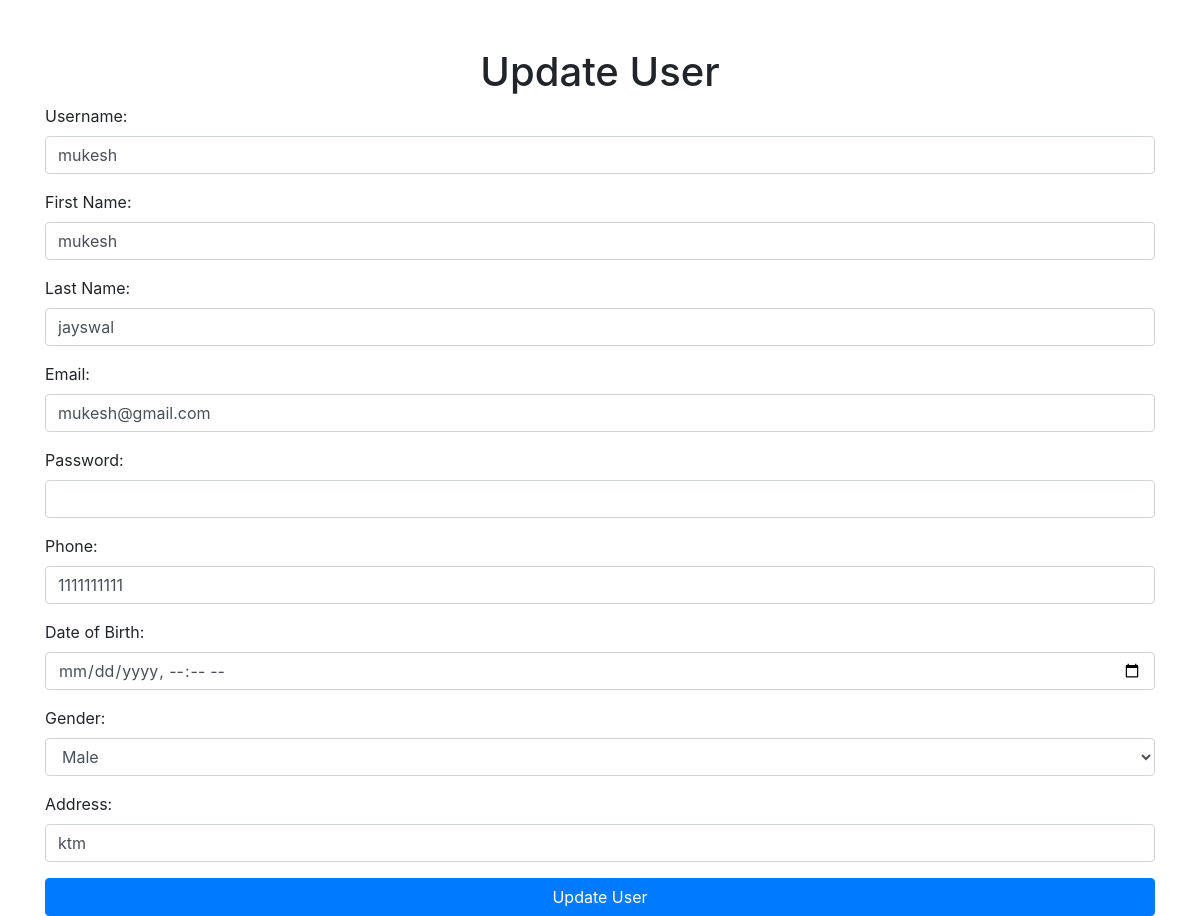
Page /user/update/1/ (signed in) on the committed database.
### artist_data/models.py (models this page shows, shortened)
class User(AbstractUser):
    username = models.CharField(max_length=255, null=True, blank=True)
    first_name = models.CharField(max_length=255)
    last_name = models.CharField(max_length=255)
    email = models.EmailField(null=True, blank=True, unique=True)
    password = models.CharField(max_length=500)
    phone = models.CharField(max_length=20)
    dob = models.DateTimeField(null=True, blank=True)
    gender = models.CharField(max_length=1, choices=GENDER_CHOICES, default='m')
    address = models.CharField(max_length=255)
    created_at = models.DateTimeField(default=datetime.now)
    update_at = models.DateTimeField(default=datetime.now)
    USERNAME_FIELD = 'email'
    REQUIRED_FIELDS = []
    objects = CustomUserManager()

### artist_data/views.py (the view)
# urls.py: path('user/update/<int:user_id>/', update_user, name='update_user'),
@login_required
def update_user(request, user_id):
    user = get_object_or_404(User, id=user_id)
    if request.method == 'POST':
        data = request.POST
        query = "UPDATE artist_data_user SET  username=%s,first_name = %s, last_name = %s, email = %s, password = %s, phone = %s, dob = %s, gender = %s, address = %s WHERE id = %s"
        params = (data['username'],data['first_name'], data['last_name'], data['email'], data['password'], data['phone'], data['dob'], data['gender'], data['address'], user_id)
        execute_query(query, params)
        return redirect('all_users')
    else:
        return render(request, 'artist_data/user/update_user.html', {'user': user})

### artist_data/templates/artist_data/user/update_user.html (shortened to what this page needs)
<!DOCTYPE html>
<html>
<head>
    <link rel="stylesheet" href="https://maxcdn.bootstrapcdn.com/bootstrap/4.5.2/css/bootstrap.min.css">
</head>
<body>
    <div class="container mt-5">
        <h1 class="text-center">Update User</h1>
        <form method="post">
            <div class="form-group">
                <label for="username">Username:</label>
                <input type="text" name="username" value="{{ user.username }}" class="form-control" required>
            </div>
            <div class="form-group">
                <label for="first_name">First Name:</label>
                <input type="text" name="first_name" value="{{ user.first_name }}" class="form-control" required>
            </div>
            <div class="form-group">
                <label for="last_name">Last Name:</label>
                <input type="text" name="last_name" value="{{ user.last_name }}" class="form-control" required>
            </div>
            <div class="form-group">
                <label for="email">Email:</label>
                <input type="email" name="email" value="{{ user.email }}" class="form-control" required>
            </div>
            <div class="form-group">
                <label for="password">Password:</label>
                <input type="password" name="password" class="form-control" required>
            </div>
            <div class="form-group">
                <label for="phone">Phone:</label>
                <input type="text" name="phone" value="{{ user.phone }}" class="form-control" required>
            </div>
            <div class="form-group">
                <label for="dob">Date of Birth:</label>
                <input type="datetime-local" name="dob" value="{{ user.dob|date:"Y-m-d" }}" class="form-control">
            </div>
            <div class="form-group">
                <label for="gender">Gender:</label>
                <select name="gender" class="form-control" required>
                    <option value="m" {% if user.gender == 'm' %}selected{% endif %}>Male</option>
                </select>
            </div>
            <div class="form-group">
                <label for="address">Address:</label>
                <input type="text" name="address" value="{{ user.address }}" class="form-control" required>
            </div>
            <button type="submit" class="btn btn-primary btn-block">Update User</button>
        </form>
    </div>
</body>
</html>

### rows in the picture
User: username "mukesh", first_name "mukesh", last_name "jayswal", email "mukesh@gmail.com", phone "1111111111", gender "Male", address "ktm"
